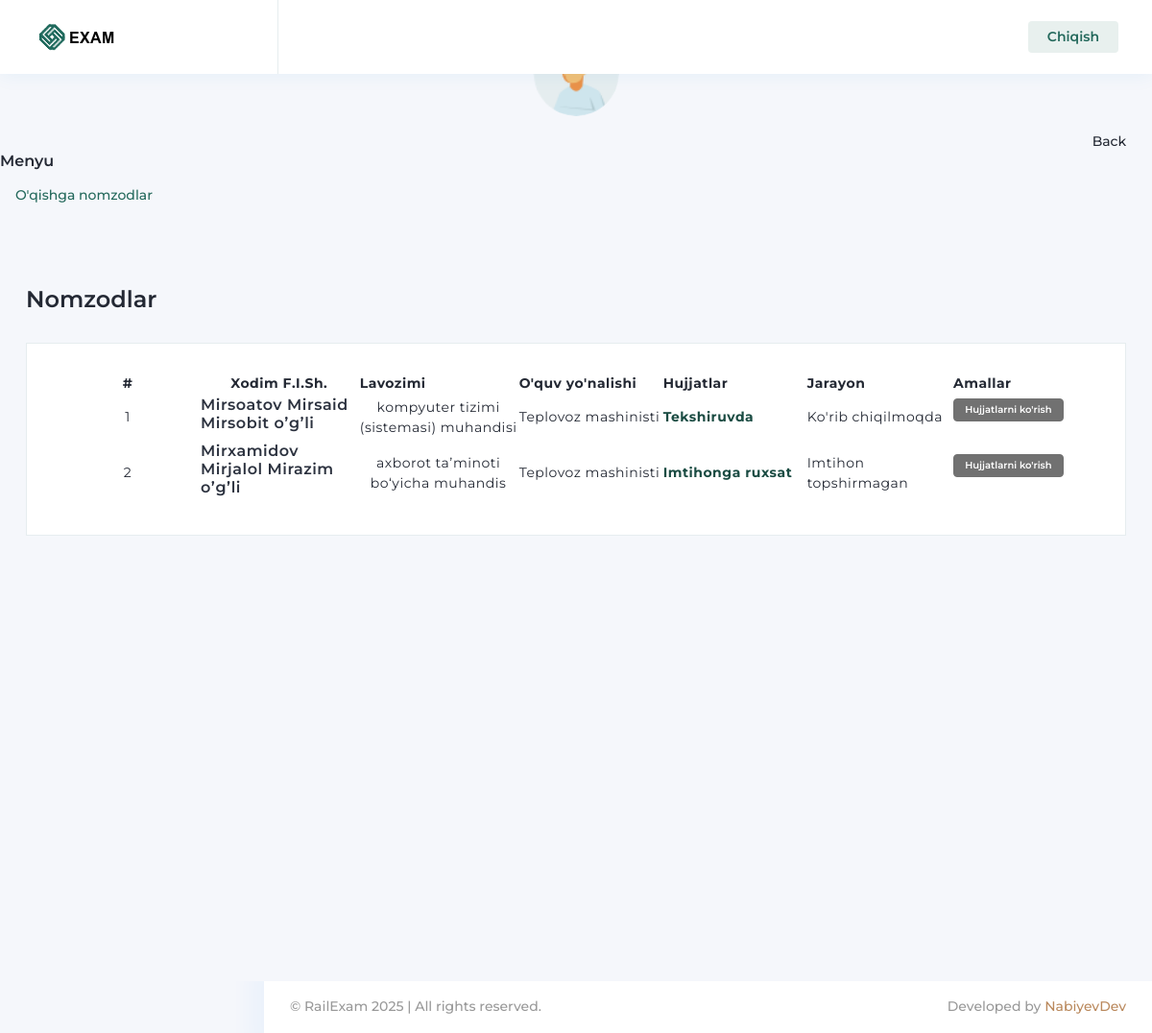
Page /profiles/uel/students-list/ on the committed database.
### profiles/models.py (models this page shows, shortened)
class Application(models.Model):
    status_choices = (
        ('docs_preparing', 'Hujjatlar tayyorlanmoqda'),
        ('ready_to_send', 'Taqdim qilishga tayyor'),
        ('under_review', "Ko'rib chiqishga yuborilgan"),
        ('ready_to_exam', 'Imtihonga ruxsat'),
        ('confirmation', 'Tasdiqlashda'),
        ('approved', 'Tasdiqlangan'),
        ('returned', 'Qayta ishlashga yuborilgan'),
    )
    profile = models.ForeignKey(Profile, on_delete=models.CASCADE)
    curse_category = models.ForeignKey(CourseCategory, on_delete=models.CASCADE)
    status = models.CharField(max_length=255, choices=status_choices, default='ready_to_send')

class Profile(models.Model):
    user = models.OneToOneField(User, on_delete=models.CASCADE)
    company = models.ForeignKey(Company, on_delete=models.CASCADE)
    role = models.ForeignKey(Role, on_delete=models.CASCADE)
    fullname = models.CharField(max_length=100)
    position = models.CharField(max_length=255)
    pin = models.CharField(max_length=20)
    image = models.ImageField(null=True, blank=True, upload_to='3x4')
    phone_number = models.CharField(max_length=20, null=True, blank=True)
    tabel_num = models.CharField(max_length=20, null=True, blank=True)
    seniority_railway = models.DateField(null=True, blank=True)
    seniority_position = models.DateField(null=True, blank=True)
    passport_pdf = models.FileField(upload_to=r"documents", null=True, blank=True)
    work_record_pdf = models.FileField(upload_to=r"documents", null=True, blank=True)
    med_card_pdf = models.FileField(upload_to=r"documents", null=True, blank=True)
    recommendation_pdf = models.FileField(upload_to=r"documents", null=True, blank=True)

class CourseCategory(models.Model):
    name = models.CharField(max_length=255)
    is_active = models.BooleanField(default=True)

### profiles/views_edu.py (the view)
# urls.py: path('uel/students-list/', UelMainView.as_view(), name='uel_students'),
class UelMainView(View):
    def get(self, request):
        statuses = ["under_review", "ready_to_exam", "confirmation", "approved", "returned"]
        applications = Application.objects.filter(status__in=statuses)
        return render(request, 'profiles/uel/students.html', {'applications': applications})

### exams/context_processors.py (called while the page is built)
def finish_unfinished_exams(request):
    now = timezone.now()
    unfinished_exams = Exam.objects.filter(deadline__isnull=False, ended__isnull=True)
    for uf_exam in unfinished_exams:
        if uf_exam.deadline <= now:
            uf_exam.ended = uf_exam.deadline
            uf_exam.save()
    return {}

### templates/profiles/uel/students.html (shortened to what this page needs)
{% extends 'profiles/uel/base.html' %}
{% load static %}
{% block head %}
    <link rel="stylesheet" type="text/css" href="{% static 'assets/css/fontawesome.css' %}">
    <link rel="stylesheet" type="text/css" href="{% static 'assets/css/icofont.css' %}">
    <link rel="stylesheet" type="text/css" href="{% static 'assets/css/themify.css' %}">
    <link rel="stylesheet" type="text/css" href="{% static 'assets/css/flag-icon.css' %}">
    <link rel="stylesheet" type="text/css" href="{% static 'assets/css/feather-icon.css' %}">
    <link rel="stylesheet" type="text/css" href="{% static 'assets/css/datatables.css' %}">
    <link rel="stylesheet" type="text/css" href="{% static 'assets/css/owlcarousel.css' %}">
    <link rel="stylesheet" type="text/css" href="{% static 'assets/css/rating.css' %}">
    <link rel="stylesheet" type="text/css" href="{% static 'assets/css/bootstrap.css' %}">
    <link rel="stylesheet" type="text/css" href="{% static 'assets/css/style.css' %}">
    <link id="color" rel="stylesheet" href="{% static 'assets/css/color-1.css' %}" media="screen">
    <link rel="stylesheet" type="text/css" href="{% static 'assets/css/responsive.css' %}">
{% endblock %}
{% block body %}
<div class="page-body">
    <div class="container-fluid">
        <div class="page-header">
            <div class="row">
                <div class="col-sm-6">
                    <h3>Nomzodlar</h3>
                </div>
            </div>
        </div>
    </div>
    <div class="container-fluid list-products">
        <div class="row">
            <div class="col-sm-12">
                <div class="card">
                    <div class="card-body">
                        <div class="table-responsive product-table">
                            <table class="display" id="basic-1">
                                <thead>
                                <tr>
                                    <th style="padding: 0px; text-align: center;">#</th>
                                    <th style="padding: 0px; text-align: center;">Xodim F.I.Sh.</th>
                                    <th>Lavozimi</th>
                                    <th>O'quv yo'nalishi</th>
                                    <th>Hujjatlar</th>
                                    <th>Jarayon</th>
                                    <th>Amallar</th>
                                </tr>
                                </thead>
                                <tbody>
                                {% for application in applications %}
                                    <tr>
                                        <td>
                                            {{ forloop.counter }}
                                        </td>
                                        <td>
                                            <a href="#">
                                                <h6> {{ application.profile.fullname }} </h6>
                                            </a>
                                        </td>
                                        <td style="text-align: center;">
                                            {{ application.profile.position }}
                                        </td>
                                        <td>{{ application.curse_category.name }}</td>
                                        {% if application.status == 'docs_preparing' %}
                                            <td class="txt-danger"><b>Tayyor emas</b></td>
                                            <td>Hujjatlar tayyorlanmoqda</td>
                                        {% elif application.status == 'ready_to_send' %}
                                            <td class="font-success"><b>Tayyor</b></td>
                                            <td>Taqdim etishga tayyor</td>
                                        {% elif application.status == 'under_review' %}
                                            <td class="font-success"><b>Tekshiruvda</b></td>
                                            <td>Ko'rib chiqilmoqda</td>
                                        {% elif application.status == 'ready_to_exam' %}
                                            <td class="font-success"><b>Imtihonga ruxsat</b></td>
                                            <td>Imtihon topshirmagan</td>
                                        {% endif %}
                                        <td>
                                            <a href="{% url 'profiles:uel_student_docs' application.id %}">
                                                <button class="btn btn-info btn-xs mb-3" type="button"
                                                    data-original-title="btn btn-danger btn-xs" title="">Hujjatlarni ko'rish
                                                </button>
                                            </a>
                                        </td>
                                    </tr>
                                {% endfor %}
                                </tbody>
                            </table>
                        </div>
                    </div>
                </div>
            </div>
        </div>
    </div>
</div>
{% endblock %}

### rows in the picture
Application: profile.fullname "Mirsoatov Mirsaid Mirsobit oʼgʼli", profile.position "kompyuter tizimi (sistemasi) muhandisi", curse_category.name "Teplovoz mashinisti", status "Tekshiruvda"
Application: profile.fullname "Mirxamidov Mirjalol Mirazim oʼgʼli", profile.position "axborot taʼminoti bo‘yicha muhandis", curse_category.name "Teplovoz mashinisti", status "Imtihonga ruxsat"
